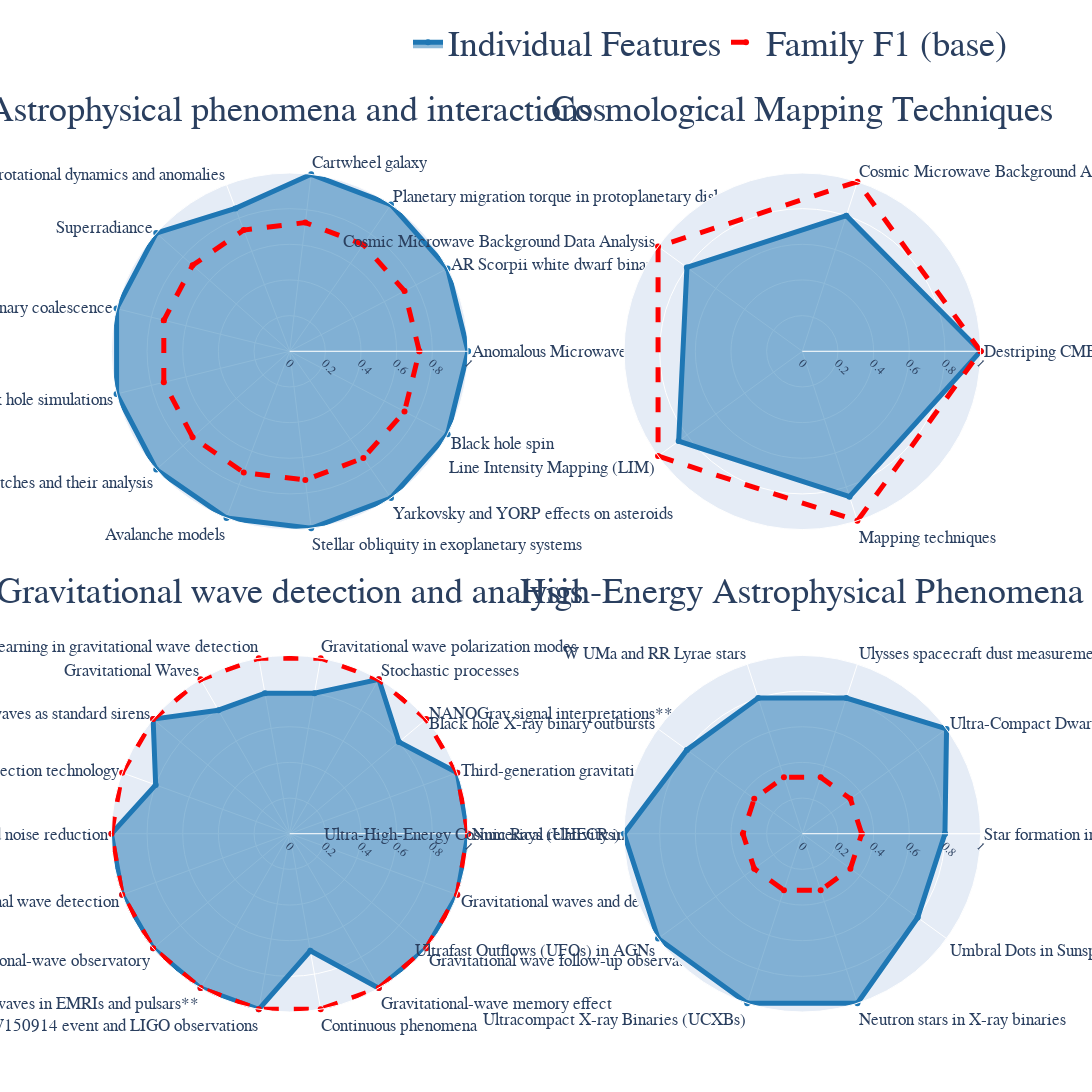

The code cell stored with this chart in its notebook:
### Code cell
plot_radar_charts(plot_results)

### Figure 1 — Plotly figure (JSON) as saved in the notebook; plotly's stock layout.template omitted (floating-point values rounded to 4 significant figures)
{"data": [{"fill": "toself", "line": {"color": "rgb(31, 119, 180)", "width": 5}, "name": "Individual Features", "r": [1, 1, 1, 1, 0.8571, 1, 1, 1, 1, 1, 1, 1, 1, 1], "showlegend": true, "subplot": "polar", "theta": ["Anomalous Microwave Emission (AME)", "AR Scorpii white dwarf binary system", "Planetary migration torque in protoplanetary disks", "Cartwheel galaxy", "Pulsar rotational dynamics and anomalies", "Superradiance", "Black hole-neutron star binary coalescence", "Puncture technique in black hole simulations", "Pulsar glitches and their analysis", "Avalanche models", "Stellar obliquity in exoplanetary systems", "Yarkovsky and YORP effects on asteroids", "Black hole spin", "Anomalous Microwave Emission (AME)"], "type": "scatterpolar"}, {"line": {"color": "red", "dash": "dash", "width": 5}, "name": "Family F1 (base)", "r": [0.7273, 0.7273, 0.7273, 0.7273, 0.7273, 0.7273, 0.7273, 0.7273, 0.7273, 0.7273, 0.7273, 0.7273, 0.7273, 0.7273], "showlegend": true, "subplot": "polar", "theta": ["Anomalous Microwave Emission (AME)", "AR Scorpii white dwarf binary system", "Planetary migration torque in protoplanetary disks", "Cartwheel galaxy", "Pulsar rotational dynamics and anomalies", "Superradiance", "Black hole-neutron star binary coalescence", "Puncture technique in black hole simulations", "Pulsar glitches and their analysis", "Avalanche models", "Stellar obliquity in exoplanetary systems", "Yarkovsky and YORP effects on asteroids", "Black hole spin", "Anomalous Microwave Emission (AME)"], "type": "scatterpolar"}, {"fill": "toself", "line": {"color": "rgb(31, 119, 180)", "width": 5}, "name": "Individual Features", "r": [1, 0.8, 0.8, 0.8571, 0.8571, 1], "showlegend": false, "subplot": "polar2", "theta": ["Destriping CMB map-making techniques", "Cosmic Microwave Background Anisotropy", "Cosmic Microwave Background Data Analysis", "Line Intensity Mapping (LIM)", "Mapping techniques", "Destriping CMB map-making techniques"], "type": "scatterpolar"}, {"line": {"color": "red", "dash": "dash", "width": 5}, "name": "Family F1 (base)", "r": [1, 1, 1, 1, 1, 1], "showlegend": false, "subplot": "polar2", "theta": ["Destriping CMB map-making techniques", "Cosmic Microwave Background Anisotropy", "Cosmic Microwave Background Data Analysis", "Line Intensity Mapping (LIM)", "Mapping techniques", "Destriping CMB map-making techniques"], "type": "scatterpolar"}, {"fill": "toself", "line": {"color": "rgb(31, 119, 180)", "width": 5}, "name": "Individual Features", "r": [1, 1, 0.8, 1, 0.8, 0.8, 0.8, 1, 0.8, 1, 1, 1, 1, 1, 0.6667, 1, 1, 1, 1], "showlegend": false, "subplot": "polar3", "theta": ["Numerical relativity in binary systems", "Third-generation gravitational wave detectors and BNS localization", "NANOGrav signal interpretations**", "Stochastic processes", "Gravitational wave polarization modes", "Deep learning in gravitational wave detection", "Gravitational Waves", "Gravitational waves as standard sirens", "Gravitational wave detection technology", "Gravitational-wave detectors and noise reduction", "TianQin project and gravitational wave detection", "KAGRA gravitational-wave observatory", "Gravitational waves in EMRIs and pulsars**", "GW150914 event and LIGO observations", "Continuous phenomena", "Gravitational-wave memory effect", "Gravitational wave follow-up observations", "Gravitational waves and detection methods", "Numerical relativity in binary systems"], "type": "scatterpolar"}, {"line": {"color": "red", "dash": "dash", "width": 5}, "name": "Family F1 (base)", "r": [1, 1, 1, 1, 1, 1, 1, 1, 1, 1, 1, 1, 1, 1, 1, 1, 1, 1, 1], "showlegend": false, "subplot": "polar3", "theta": ["Numerical relativity in binary systems", "Third-generation gravitational wave detectors and BNS localization", "NANOGrav signal interpretations**", "Stochastic processes", "Gravitational wave polarization modes", "Deep learning in gravitational wave detection", "Gravitational Waves", "Gravitational waves as standard sirens", "Gravitational wave detection technology", "Gravitational-wave detectors and noise reduction", "TianQin project and gravitational wave detection", "KAGRA gravitational-wave observatory", "Gravitational waves in EMRIs and pulsars**", "GW150914 event and LIGO observations", "Continuous phenomena", "Gravitational-wave memory effect", "Gravitational wave follow-up observations", "Gravitational waves and detection methods", "Numerical relativity in binary systems"], "type": "scatterpolar"}, {"fill": "toself", "line": {"color": "rgb(31, 119, 180)", "width": 5}, "name": "Individual Features", "r": [0.8, 1, 0.8, 0.8, 0.8, 1, 1, 1, 1, 0.8, 0.8], "showlegend": false, "subplot": "polar4", "theta": ["Star formation in North America/Pelican Nebulae", "Ultra-Compact Dwarf Galaxies (UCDs)", "Ulysses spacecraft dust measurements", "W UMa and RR Lyrae stars", "Black hole X-ray binary outbursts", "Ultra-High-Energy Cosmic Rays (UHECRs)", "Ultrafast Outflows (UFOs) in AGNs", "Ultracompact X-ray Binaries (UCXBs)", "Neutron stars in X-ray binaries", "Umbral Dots in Sunspots", "Star formation in North America/Pelican Nebulae"], "type": "scatterpolar"}, {"line": {"color": "red", "dash": "dash", "width": 5}, "name": "Family F1 (base)", "r": [0.3333, 0.3333, 0.3333, 0.3333, 0.3333, 0.3333, 0.3333, 0.3333, 0.3333, 0.3333, 0.3333], "showlegend": false, "subplot": "polar4", "theta": ["Star formation in North America/Pelican Nebulae", "Ultra-Compact Dwarf Galaxies (UCDs)", "Ulysses spacecraft dust measurements", "W UMa and RR Lyrae stars", "Black hole X-ray binary outbursts", "Ultra-High-Energy Cosmic Rays (UHECRs)", "Ultrafast Outflows (UFOs) in AGNs", "Ultracompact X-ray Binaries (UCXBs)", "Neutron stars in X-ray binaries", "Umbral Dots in Sunspots", "Star formation in North America/Pelican Nebulae"], "type": "scatterpolar"}], "layout": {"annotations": [{"font": {"family": "Palatino", "size": 36}, "showarrow": false, "text": "Astrophysical phenomena and interactions", "x": 0.225, "xanchor": "center", "xref": "paper", "y": 1.05, "yanchor": "bottom", "yref": "paper"}, {"font": {"family": "Palatino", "size": 36}, "showarrow": false, "text": "Cosmological Mapping Techniques", "x": 0.775, "xanchor": "center", "xref": "paper", "y": 1.05, "yanchor": "bottom", "yref": "paper"}, {"font": {"family": "Palatino", "size": 36}, "showarrow": false, "text": "Gravitational wave detection and analysis", "x": 0.225, "xanchor": "center", "xref": "paper", "y": 0.475, "yanchor": "bottom", "yref": "paper"}, {"font": {"family": "Palatino", "size": 36}, "showarrow": false, "text": "High-Energy Astrophysical Phenomena", "x": 0.775, "xanchor": "center", "xref": "paper", "y": 0.475, "yanchor": "bottom", "yref": "paper"}], "font": {"family": "Palatino", "size": 12}, "height": 2000, "legend": {"font": {"size": 36}, "orientation": "h", "x": 1, "xanchor": "right", "y": 1.12, "yanchor": "bottom"}, "paper_bgcolor": "white", "plot_bgcolor": "white", "polar": {"angularaxis": {"tickfont": {"size": 17}}, "domain": {"x": [0, 0.45], "y": [0.575, 1]}, "radialaxis": {"range": [0, 1], "tickangle": 45, "tickfont": {"size": 12}}}, "polar2": {"angularaxis": {"tickfont": {"size": 17}}, "domain": {"x": [0.55, 1], "y": [0.575, 1]}, "radialaxis": {"range": [0, 1], "tickangle": 45, "tickfont": {"size": 12}}}, "polar3": {"angularaxis": {"tickfont": {"size": 17}}, "domain": {"x": [0, 0.45], "y": [0, 0.425]}, "radialaxis": {"range": [0, 1], "tickangle": 45, "tickfont": {"size": 12}}}, "polar4": {"angularaxis": {"tickfont": {"size": 17}}, "domain": {"x": [0.55, 1], "y": [0, 0.425]}, "radialaxis": {"range": [0, 1], "tickangle": 45, "tickfont": {"size": 12}}}, "showlegend": true, "width": 2700}}
